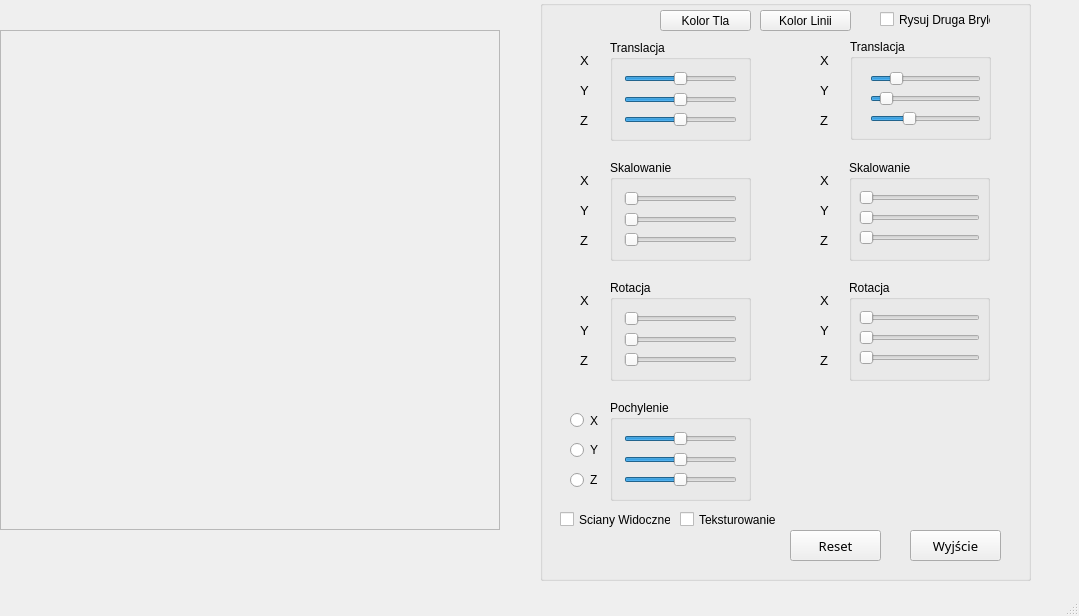
<?xml version="1.0" encoding="UTF-8"?>
<ui version="4.0">
 <class>MyWindow</class>
 <widget class="QMainWindow" name="MyWindow">
  <property name="geometry">
   <rect>
    <x>0</x>
    <y>0</y>
    <width>1079</width>
    <height>616</height>
   </rect>
  </property>
  <property name="windowTitle">
   <string>Bryła 3D</string>
  </property>
  <widget class="QWidget" name="centralWidget">
   <widget class="QFrame" name="frame">
    <property name="geometry">
     <rect>
      <x>0</x>
      <y>30</y>
      <width>500</width>
      <height>500</height>
     </rect>
    </property>
    <property name="frameShape">
     <enum>QFrame::StyledPanel</enum>
    </property>
    <property name="frameShadow">
     <enum>QFrame::Raised</enum>
    </property>
   </widget>
   <widget class="QGroupBox" name="groupBox">
    <property name="geometry">
     <rect>
      <x>540</x>
      <y>0</y>
      <width>491</width>
      <height>581</height>
     </rect>
    </property>
    <property name="title">
     <string/>
    </property>
    <widget class="QGroupBox" name="g2">
     <property name="geometry">
      <rect>
       <x>70</x>
       <y>40</y>
       <width>141</width>
       <height>101</height>
      </rect>
     </property>
     <property name="title">
      <string>Translacja</string>
     </property>
     <layout class="QVBoxLayout" name="verticalLayout_3">
      <item>
       <widget class="QSlider" name="translacjaX">
        <property name="minimum">
         <number>-200</number>
        </property>
        <property name="maximum">
         <number>200</number>
        </property>
        <property name="sliderPosition">
         <number>0</number>
        </property>
        <property name="orientation">
         <enum>Qt::Horizontal</enum>
        </property>
       </widget>
      </item>
      <item>
       <widget class="QSlider" name="translacjaY">
        <property name="minimum">
         <number>-200</number>
        </property>
        <property name="maximum">
         <number>200</number>
        </property>
        <property name="sliderPosition">
         <number>0</number>
        </property>
        <property name="orientation">
         <enum>Qt::Horizontal</enum>
        </property>
       </widget>
      </item>
      <item>
       <widget class="QSlider" name="translacjaZ">
        <property name="minimum">
         <number>-200</number>
        </property>
        <property name="maximum">
         <number>200</number>
        </property>
        <property name="orientation">
         <enum>Qt::Horizontal</enum>
        </property>
       </widget>
      </item>
     </layout>
    </widget>
    <widget class="QGroupBox" name="g4">
     <property name="geometry">
      <rect>
       <x>70</x>
       <y>160</y>
       <width>141</width>
       <height>101</height>
      </rect>
     </property>
     <property name="title">
      <string>Skalowanie</string>
     </property>
     <layout class="QVBoxLayout" name="verticalLayout_4">
      <item>
       <widget class="QSlider" name="skalowanieX">
        <property name="minimum">
         <number>110</number>
        </property>
        <property name="maximum">
         <number>310</number>
        </property>
        <property name="value">
         <number>110</number>
        </property>
        <property name="orientation">
         <enum>Qt::Horizontal</enum>
        </property>
       </widget>
      </item>
      <item>
       <widget class="QSlider" name="skalowanieY">
        <property name="minimum">
         <number>100</number>
        </property>
        <property name="maximum">
         <number>300</number>
        </property>
        <property name="value">
         <number>100</number>
        </property>
        <property name="orientation">
         <enum>Qt::Horizontal</enum>
        </property>
       </widget>
      </item>
      <item>
       <widget class="QSlider" name="skalowanieZ">
        <property name="minimum">
         <number>90</number>
        </property>
        <property name="maximum">
         <number>320</number>
        </property>
        <property name="value">
         <number>90</number>
        </property>
        <property name="orientation">
         <enum>Qt::Horizontal</enum>
        </property>
       </widget>
      </item>
     </layout>
    </widget>
    <widget class="QGroupBox" name="g6">
     <property name="geometry">
      <rect>
       <x>70</x>
       <y>280</y>
       <width>141</width>
       <height>101</height>
      </rect>
     </property>
     <property name="title">
      <string>Rotacja</string>
     </property>
     <layout class="QVBoxLayout" name="verticalLayout_5">
      <item>
       <widget class="QSlider" name="rotacjaX">
        <property name="enabled">
         <bool>true</bool>
        </property>
        <property name="minimum">
         <number>10000</number>
        </property>
        <property name="maximum">
         <number>250000</number>
        </property>
        <property name="value">
         <number>10000</number>
        </property>
        <property name="orientation">
         <enum>Qt::Horizontal</enum>
        </property>
       </widget>
      </item>
      <item>
       <widget class="QSlider" name="rotacjaY">
        <property name="enabled">
         <bool>true</bool>
        </property>
        <property name="minimum">
         <number>10000</number>
        </property>
        <property name="maximum">
         <number>250000</number>
        </property>
        <property name="value">
         <number>10000</number>
        </property>
        <property name="orientation">
         <enum>Qt::Horizontal</enum>
        </property>
       </widget>
      </item>
      <item>
       <widget class="QSlider" name="rotacjaZ">
        <property name="enabled">
         <bool>true</bool>
        </property>
        <property name="minimum">
         <number>10000</number>
        </property>
        <property name="maximum">
         <number>250000</number>
        </property>
        <property name="value">
         <number>10000</number>
        </property>
        <property name="orientation">
         <enum>Qt::Horizontal</enum>
        </property>
       </widget>
      </item>
     </layout>
    </widget>
    <widget class="QGroupBox" name="g4_2">
     <property name="geometry">
      <rect>
       <x>70</x>
       <y>400</y>
       <width>141</width>
       <height>101</height>
      </rect>
     </property>
     <property name="title">
      <string>Pochylenie</string>
     </property>
     <layout class="QVBoxLayout" name="verticalLayout_8">
      <item>
       <widget class="QSlider" name="pochylenieX">
        <property name="enabled">
         <bool>true</bool>
        </property>
        <property name="minimum">
         <number>-100</number>
        </property>
        <property name="maximum">
         <number>100</number>
        </property>
        <property name="value">
         <number>0</number>
        </property>
        <property name="orientation">
         <enum>Qt::Horizontal</enum>
        </property>
       </widget>
      </item>
      <item>
       <widget class="QSlider" name="pochylenieY">
        <property name="enabled">
         <bool>true</bool>
        </property>
        <property name="minimum">
         <number>-100</number>
        </property>
        <property name="maximum">
         <number>100</number>
        </property>
        <property name="value">
         <number>0</number>
        </property>
        <property name="orientation">
         <enum>Qt::Horizontal</enum>
        </property>
       </widget>
      </item>
      <item>
       <widget class="QSlider" name="pochylenieZ">
        <property name="enabled">
         <bool>true</bool>
        </property>
        <property name="minimum">
         <number>-100</number>
        </property>
        <property name="maximum">
         <number>100</number>
        </property>
        <property name="value">
         <number>0</number>
        </property>
        <property name="orientation">
         <enum>Qt::Horizontal</enum>
        </property>
       </widget>
      </item>
     </layout>
    </widget>
    <widget class="QRadioButton" name="z">
     <property name="geometry">
      <rect>
       <x>30</x>
       <y>470</y>
       <width>31</width>
       <height>20</height>
      </rect>
     </property>
     <property name="text">
      <string>Z</string>
     </property>
    </widget>
    <widget class="QRadioButton" name="x">
     <property name="geometry">
      <rect>
       <x>30</x>
       <y>410</y>
       <width>31</width>
       <height>21</height>
      </rect>
     </property>
     <property name="text">
      <string>X</string>
     </property>
    </widget>
    <widget class="QRadioButton" name="y">
     <property name="geometry">
      <rect>
       <x>30</x>
       <y>440</y>
       <width>31</width>
       <height>20</height>
      </rect>
     </property>
     <property name="text">
      <string>Y</string>
     </property>
    </widget>
    <widget class="QPushButton" name="reset">
     <property name="geometry">
      <rect>
       <x>250</x>
       <y>530</y>
       <width>91</width>
       <height>31</height>
      </rect>
     </property>
     <property name="font">
      <font>
       <family>Segoe UI Light</family>
       <pointsize>10</pointsize>
      </font>
     </property>
     <property name="styleSheet">
      <string notr="true"/>
     </property>
     <property name="text">
      <string>Reset</string>
     </property>
    </widget>
    <widget class="QPushButton" name="quit">
     <property name="geometry">
      <rect>
       <x>370</x>
       <y>530</y>
       <width>91</width>
       <height>31</height>
      </rect>
     </property>
     <property name="font">
      <font>
       <family>Segoe UI Light</family>
       <pointsize>10</pointsize>
      </font>
     </property>
     <property name="styleSheet">
      <string notr="true"/>
     </property>
     <property name="text">
      <string>Wyjście</string>
     </property>
    </widget>
    <widget class="QLabel" name="label_5">
     <property name="geometry">
      <rect>
       <x>40</x>
       <y>50</y>
       <width>21</width>
       <height>21</height>
      </rect>
     </property>
     <property name="font">
      <font>
       <pointsize>10</pointsize>
      </font>
     </property>
     <property name="text">
      <string>X</string>
     </property>
    </widget>
    <widget class="QLabel" name="label_6">
     <property name="geometry">
      <rect>
       <x>40</x>
       <y>170</y>
       <width>21</width>
       <height>21</height>
      </rect>
     </property>
     <property name="font">
      <font>
       <pointsize>10</pointsize>
      </font>
     </property>
     <property name="text">
      <string>X</string>
     </property>
    </widget>
    <widget class="QLabel" name="label_7">
     <property name="geometry">
      <rect>
       <x>40</x>
       <y>290</y>
       <width>21</width>
       <height>21</height>
      </rect>
     </property>
     <property name="font">
      <font>
       <pointsize>10</pointsize>
      </font>
     </property>
     <property name="text">
      <string>X</string>
     </property>
    </widget>
    <widget class="QLabel" name="label_8">
     <property name="geometry">
      <rect>
       <x>40</x>
       <y>80</y>
       <width>21</width>
       <height>21</height>
      </rect>
     </property>
     <property name="font">
      <font>
       <pointsize>10</pointsize>
      </font>
     </property>
     <property name="text">
      <string>Y</string>
     </property>
    </widget>
    <widget class="QLabel" name="label_9">
     <property name="geometry">
      <rect>
       <x>40</x>
       <y>110</y>
       <width>21</width>
       <height>21</height>
      </rect>
     </property>
     <property name="font">
      <font>
       <pointsize>10</pointsize>
      </font>
     </property>
     <property name="text">
      <string>Z</string>
     </property>
    </widget>
    <widget class="QLabel" name="label_10">
     <property name="geometry">
      <rect>
       <x>40</x>
       <y>200</y>
       <width>21</width>
       <height>21</height>
      </rect>
     </property>
     <property name="font">
      <font>
       <pointsize>10</pointsize>
      </font>
     </property>
     <property name="text">
      <string>Y</string>
     </property>
    </widget>
    <widget class="QLabel" name="label_11">
     <property name="geometry">
      <rect>
       <x>40</x>
       <y>320</y>
       <width>21</width>
       <height>21</height>
      </rect>
     </property>
     <property name="font">
      <font>
       <pointsize>10</pointsize>
      </font>
     </property>
     <property name="text">
      <string>Y</string>
     </property>
    </widget>
    <widget class="QLabel" name="label_12">
     <property name="geometry">
      <rect>
       <x>40</x>
       <y>230</y>
       <width>21</width>
       <height>21</height>
      </rect>
     </property>
     <property name="font">
      <font>
       <pointsize>10</pointsize>
      </font>
     </property>
     <property name="text">
      <string>Z</string>
     </property>
    </widget>
    <widget class="QLabel" name="label_13">
     <property name="geometry">
      <rect>
       <x>40</x>
       <y>350</y>
       <width>21</width>
       <height>21</height>
      </rect>
     </property>
     <property name="font">
      <font>
       <pointsize>10</pointsize>
      </font>
     </property>
     <property name="text">
      <string>Z</string>
     </property>
    </widget>
    <widget class="QCheckBox" name="checkBox">
     <property name="geometry">
      <rect>
       <x>20</x>
       <y>510</y>
       <width>111</width>
       <height>19</height>
      </rect>
     </property>
     <property name="text">
      <string>Sciany Widoczne</string>
     </property>
    </widget>
    <widget class="QCheckBox" name="Teksturowanie">
     <property name="geometry">
      <rect>
       <x>140</x>
       <y>510</y>
       <width>101</width>
       <height>19</height>
      </rect>
     </property>
     <property name="text">
      <string>Teksturowanie</string>
     </property>
    </widget>
    <widget class="QPushButton" name="KolorTla">
     <property name="geometry">
      <rect>
       <x>120</x>
       <y>10</y>
       <width>91</width>
       <height>21</height>
      </rect>
     </property>
     <property name="text">
      <string>Kolor Tla</string>
     </property>
    </widget>
    <widget class="QPushButton" name="KolorLinii">
     <property name="geometry">
      <rect>
       <x>220</x>
       <y>10</y>
       <width>91</width>
       <height>21</height>
      </rect>
     </property>
     <property name="text">
      <string>Kolor Linii</string>
     </property>
    </widget>
    <widget class="QCheckBox" name="drugaBryla">
     <property name="geometry">
      <rect>
       <x>340</x>
       <y>10</y>
       <width>111</width>
       <height>19</height>
      </rect>
     </property>
     <property name="text">
      <string>Rysuj Druga Bryle</string>
     </property>
    </widget>
    <widget class="QLabel" name="label_14">
     <property name="geometry">
      <rect>
       <x>280</x>
       <y>50</y>
       <width>21</width>
       <height>21</height>
      </rect>
     </property>
     <property name="font">
      <font>
       <pointsize>10</pointsize>
      </font>
     </property>
     <property name="text">
      <string>X</string>
     </property>
    </widget>
    <widget class="QLabel" name="label_15">
     <property name="geometry">
      <rect>
       <x>280</x>
       <y>80</y>
       <width>21</width>
       <height>21</height>
      </rect>
     </property>
     <property name="font">
      <font>
       <pointsize>10</pointsize>
      </font>
     </property>
     <property name="text">
      <string>Y</string>
     </property>
    </widget>
    <widget class="QLabel" name="label_16">
     <property name="geometry">
      <rect>
       <x>280</x>
       <y>110</y>
       <width>21</width>
       <height>21</height>
      </rect>
     </property>
     <property name="font">
      <font>
       <pointsize>10</pointsize>
      </font>
     </property>
     <property name="text">
      <string>Z</string>
     </property>
    </widget>
    <widget class="QGroupBox" name="groupBox_2">
     <property name="geometry">
      <rect>
       <x>310</x>
       <y>39</y>
       <width>141</width>
       <height>101</height>
      </rect>
     </property>
     <property name="title">
      <string>Translacja</string>
     </property>
     <widget class="QSlider" name="transX">
      <property name="geometry">
       <rect>
        <x>20</x>
        <y>30</y>
        <width>111</width>
        <height>20</height>
       </rect>
      </property>
      <property name="minimum">
       <number>-250</number>
      </property>
      <property name="maximum">
       <number>0</number>
      </property>
      <property name="pageStep">
       <number>10</number>
      </property>
      <property name="value">
       <number>-200</number>
      </property>
      <property name="orientation">
       <enum>Qt::Horizontal</enum>
      </property>
     </widget>
     <widget class="QSlider" name="transY">
      <property name="geometry">
       <rect>
        <x>20</x>
        <y>50</y>
        <width>111</width>
        <height>20</height>
       </rect>
      </property>
      <property name="minimum">
       <number>-220</number>
      </property>
      <property name="maximum">
       <number>0</number>
      </property>
      <property name="value">
       <number>-200</number>
      </property>
      <property name="orientation">
       <enum>Qt::Horizontal</enum>
      </property>
     </widget>
     <widget class="QSlider" name="transZ">
      <property name="geometry">
       <rect>
        <x>20</x>
        <y>70</y>
        <width>111</width>
        <height>20</height>
       </rect>
      </property>
      <property name="minimum">
       <number>-300</number>
      </property>
      <property name="maximum">
       <number>0</number>
      </property>
      <property name="value">
       <number>-200</number>
      </property>
      <property name="orientation">
       <enum>Qt::Horizontal</enum>
      </property>
     </widget>
    </widget>
    <widget class="QGroupBox" name="groupBox_3">
     <property name="geometry">
      <rect>
       <x>309</x>
       <y>160</y>
       <width>141</width>
       <height>101</height>
      </rect>
     </property>
     <property name="title">
      <string>Skalowanie</string>
     </property>
     <widget class="QSlider" name="skalX">
      <property name="geometry">
       <rect>
        <x>10</x>
        <y>30</y>
        <width>121</width>
        <height>16</height>
       </rect>
      </property>
      <property name="minimum">
       <number>110</number>
      </property>
      <property name="maximum">
       <number>310</number>
      </property>
      <property name="orientation">
       <enum>Qt::Horizontal</enum>
      </property>
     </widget>
     <widget class="QSlider" name="skalY">
      <property name="geometry">
       <rect>
        <x>10</x>
        <y>50</y>
        <width>121</width>
        <height>16</height>
       </rect>
      </property>
      <property name="minimum">
       <number>100</number>
      </property>
      <property name="maximum">
       <number>300</number>
      </property>
      <property name="orientation">
       <enum>Qt::Horizontal</enum>
      </property>
     </widget>
     <widget class="QSlider" name="skalZ">
      <property name="geometry">
       <rect>
        <x>10</x>
        <y>70</y>
        <width>121</width>
        <height>16</height>
       </rect>
      </property>
      <property name="minimum">
       <number>90</number>
      </property>
      <property name="maximum">
       <number>320</number>
      </property>
      <property name="orientation">
       <enum>Qt::Horizontal</enum>
      </property>
     </widget>
    </widget>
    <widget class="QLabel" name="label_17">
     <property name="geometry">
      <rect>
       <x>280</x>
       <y>170</y>
       <width>21</width>
       <height>21</height>
      </rect>
     </property>
     <property name="font">
      <font>
       <pointsize>10</pointsize>
      </font>
     </property>
     <property name="text">
      <string>X</string>
     </property>
    </widget>
    <widget class="QLabel" name="label_18">
     <property name="geometry">
      <rect>
       <x>280</x>
       <y>200</y>
       <width>21</width>
       <height>21</height>
      </rect>
     </property>
     <property name="font">
      <font>
       <pointsize>10</pointsize>
      </font>
     </property>
     <property name="text">
      <string>Y</string>
     </property>
    </widget>
    <widget class="QLabel" name="label_19">
     <property name="geometry">
      <rect>
       <x>280</x>
       <y>230</y>
       <width>21</width>
       <height>21</height>
      </rect>
     </property>
     <property name="font">
      <font>
       <pointsize>10</pointsize>
      </font>
     </property>
     <property name="text">
      <string>Z</string>
     </property>
    </widget>
    <widget class="QGroupBox" name="groupBox_4">
     <property name="geometry">
      <rect>
       <x>309</x>
       <y>280</y>
       <width>141</width>
       <height>101</height>
      </rect>
     </property>
     <property name="title">
      <string>Rotacja</string>
     </property>
     <widget class="QSlider" name="rotX">
      <property name="geometry">
       <rect>
        <x>10</x>
        <y>30</y>
        <width>121</width>
        <height>16</height>
       </rect>
      </property>
      <property name="minimum">
       <number>10000</number>
      </property>
      <property name="maximum">
       <number>250000</number>
      </property>
      <property name="orientation">
       <enum>Qt::Horizontal</enum>
      </property>
     </widget>
     <widget class="QSlider" name="rotY">
      <property name="geometry">
       <rect>
        <x>10</x>
        <y>50</y>
        <width>121</width>
        <height>16</height>
       </rect>
      </property>
      <property name="minimum">
       <number>10000</number>
      </property>
      <property name="maximum">
       <number>250000</number>
      </property>
      <property name="orientation">
       <enum>Qt::Horizontal</enum>
      </property>
     </widget>
     <widget class="QSlider" name="rotZ">
      <property name="geometry">
       <rect>
        <x>10</x>
        <y>70</y>
        <width>121</width>
        <height>16</height>
       </rect>
      </property>
      <property name="minimum">
       <number>10000</number>
      </property>
      <property name="maximum">
       <number>250000</number>
      </property>
      <property name="orientation">
       <enum>Qt::Horizontal</enum>
      </property>
     </widget>
    </widget>
    <widget class="QLabel" name="label_20">
     <property name="geometry">
      <rect>
       <x>280</x>
       <y>290</y>
       <width>21</width>
       <height>21</height>
      </rect>
     </property>
     <property name="font">
      <font>
       <pointsize>10</pointsize>
      </font>
     </property>
     <property name="text">
      <string>X</string>
     </property>
    </widget>
    <widget class="QLabel" name="label_21">
     <property name="geometry">
      <rect>
       <x>280</x>
       <y>320</y>
       <width>21</width>
       <height>21</height>
      </rect>
     </property>
     <property name="font">
      <font>
       <pointsize>10</pointsize>
      </font>
     </property>
     <property name="text">
      <string>Y</string>
     </property>
    </widget>
    <widget class="QLabel" name="label_22">
     <property name="geometry">
      <rect>
       <x>280</x>
       <y>350</y>
       <width>21</width>
       <height>21</height>
      </rect>
     </property>
     <property name="font">
      <font>
       <pointsize>10</pointsize>
      </font>
     </property>
     <property name="text">
      <string>Z</string>
     </property>
    </widget>
   </widget>
  </widget>
  <widget class="QMenuBar" name="menuBar">
   <property name="geometry">
    <rect>
     <x>0</x>
     <y>0</y>
     <width>1079</width>
     <height>20</height>
    </rect>
   </property>
  </widget>
  <widget class="QStatusBar" name="statusBar"/>
 </widget>
 <layoutdefault spacing="6" margin="11"/>
 <resources/>
 <connections/>
</ui>
